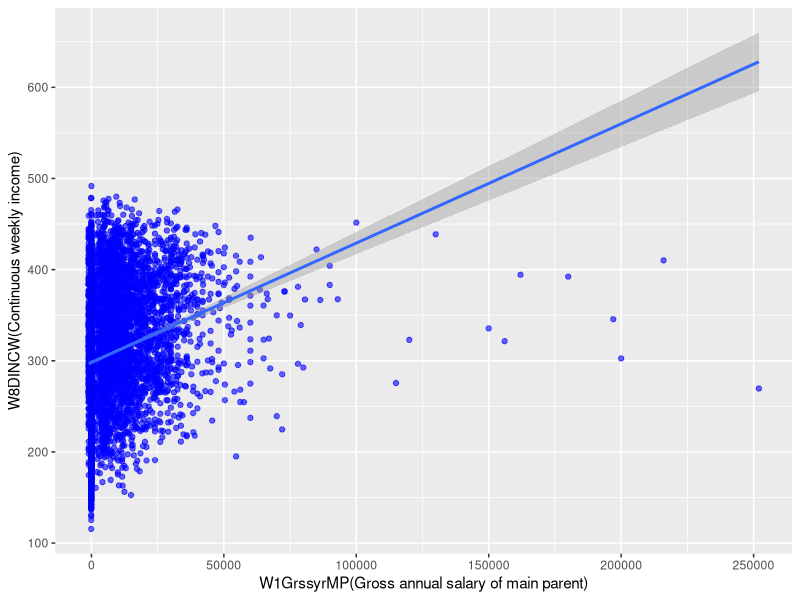
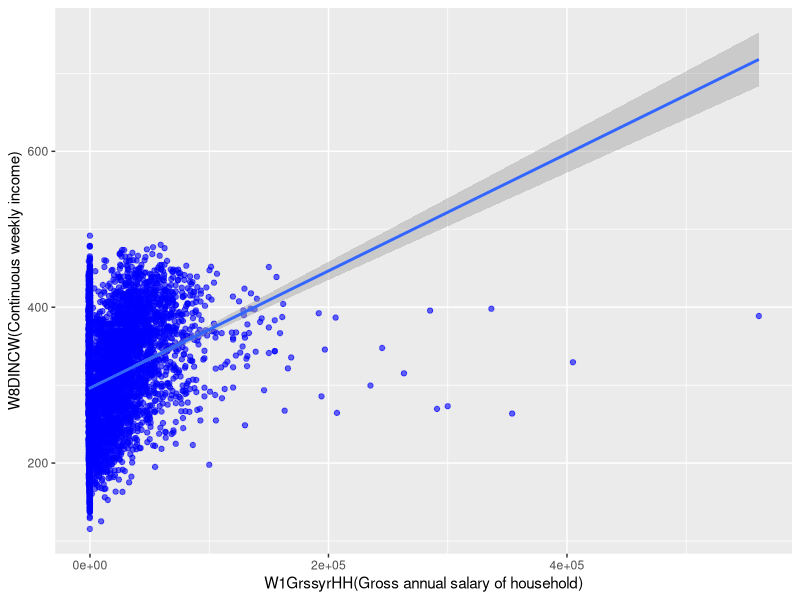
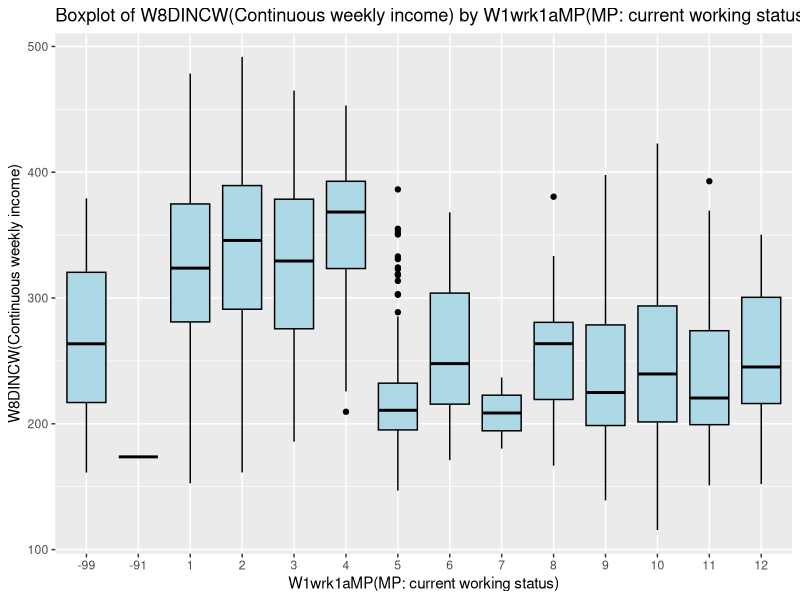
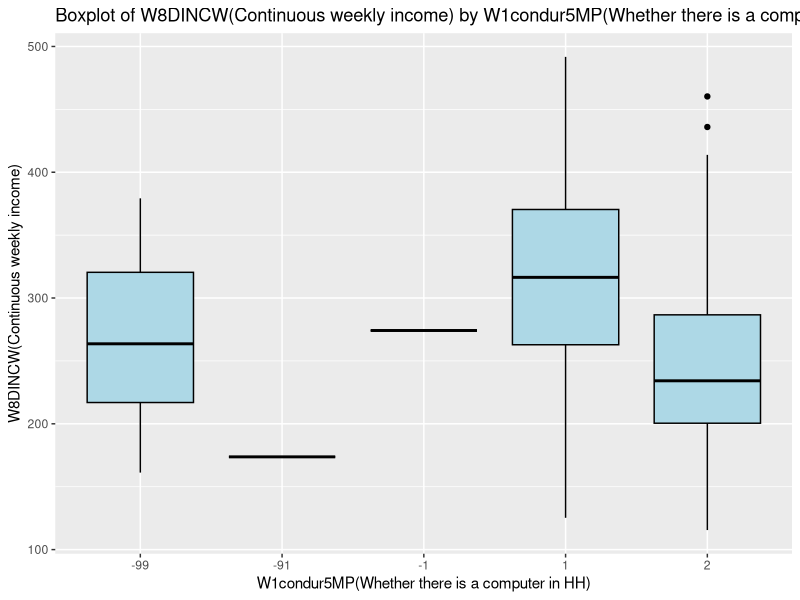
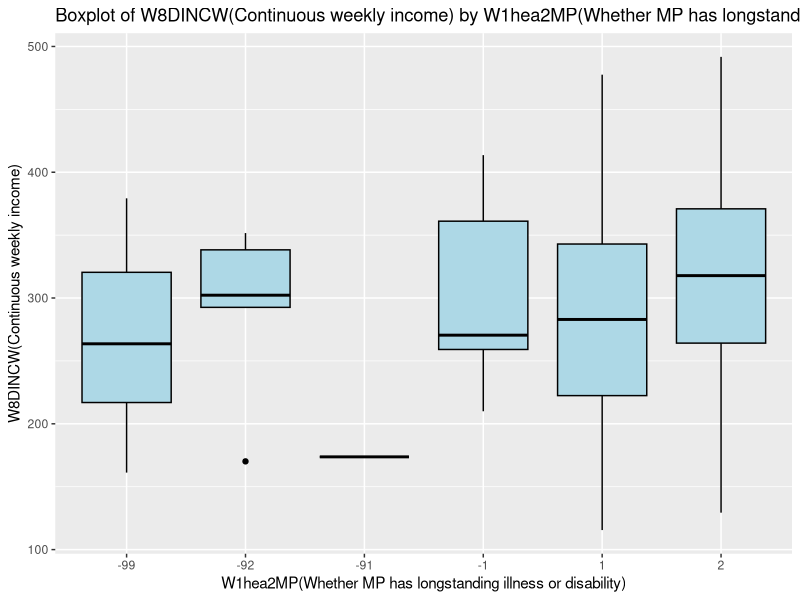
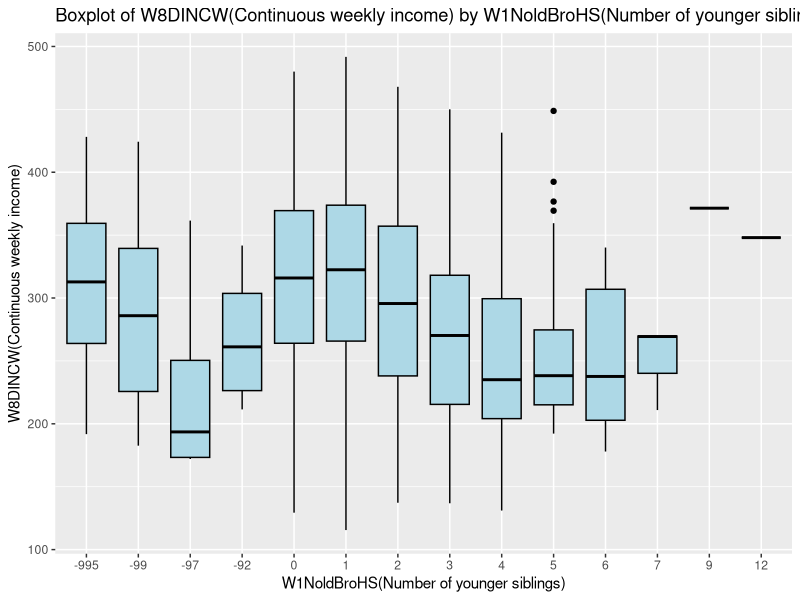
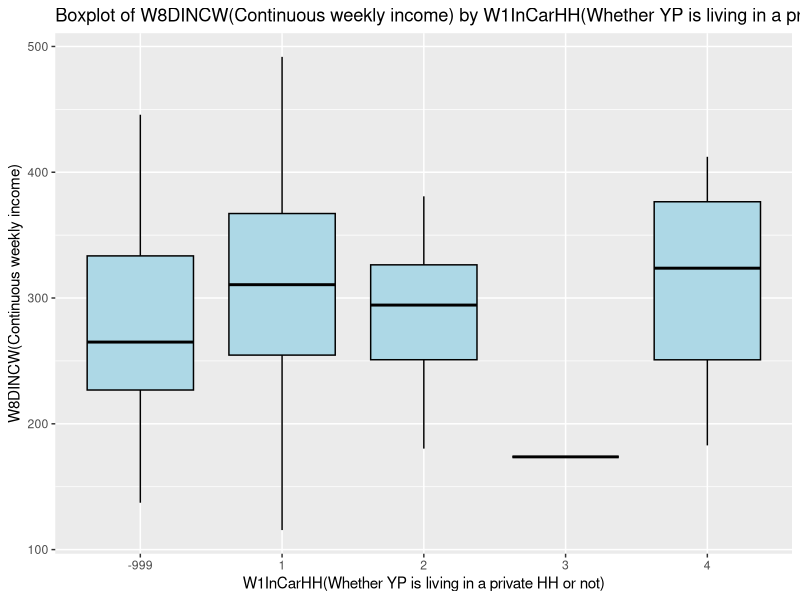
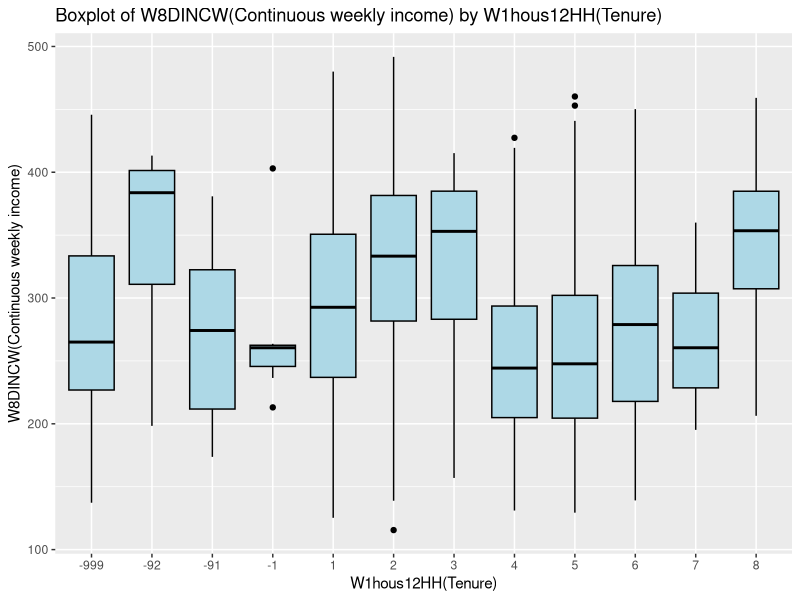

Write R code to recreate these figures, in order.
library(ggplot2)

# EXPLORING THE DATA

assig.dat <- read.csv("INC.csv", header=TRUE, stringsAsFactors=TRUE) #read the assignment data

# Remove NSID column as it is useless
assig.dat <- subset(assig.dat, select = -NSID)

# Used to find the proportion of missing data in each predictor
count_negative_positive <- function(column) {
  # Count negative values (-1 or less) and positive values (0 or greater)
  neg <- as.integer(sum(column <= -1, na.rm = TRUE))
  pos <- as.integer(sum(column >= 0, na.rm = TRUE))
  
  # Compute the percentage of missing values
  percentage_missing <- round(100 * neg / (neg + pos), 2)
  
  # Count the number of unique values
  unique_values <- length(unique(na.omit(column)))  # Excluding NA values
  
  # Return all computed values
  return(c(negative = neg, positive = pos, percentage_missing = percentage_missing, unique_values = unique_values))
}


# Finding proportion of missing values for all columns and print results
information_for_cleaning<-sapply(assig.dat, count_negative_positive)
information_for_cleaning

# Extract row indices for reference
row_names <- rownames(information_for_cleaning)

# Convert matrix to data frame for easier processing
df <- as.data.frame(information_for_cleaning)

# Assign row names as column names
colnames(df) <- colnames(information_for_cleaning)

# Extract values
unique_values <- as.numeric(df["unique_values", ])
percentage_missing <- as.numeric(df["percentage_missing", ])


# Hardcoding the continuous columns with less than 30% missing:
cont_list <- c("W1yschat1", "W2ghq12scr", "W4schatYP", "W6DebtattYP", "W8DINCW", "W8DGHQSC")

# List 1: continuous columns with more than 30 percent missing values (columns to be removed from a final model)
cont_with_more_than_30_per <- names(df)[unique_values > 300 & percentage_missing >= 30]

# List 2: categorical columns with less than 10% missing (rows to be removed in cleaning part)
cat_with_less_than_10_per <- names(df)[(percentage_missing < 10 & unique_values <= 300) 
                                       & !(names(df) %in% cont_list)] 
# List 3: categorical columns with not many levels or more than 10% missing values (we will transform the rows in the cleaning part to missing)
transform_into_missing <- c(names(df)[unique_values < 300 & percentage_missing >= 10], cont_list, cont_with_more_than_30_per)

# Print the lists with their lengths
cat("cont_with_more_than_30_per:", cont_with_more_than_30_per, "\nLength:", length(cont_with_more_than_30_per), "\n")
cat("cat_with_less_than_10_per:", cat_with_less_than_10_per, "\nLength:", length(cat_with_less_than_10_per), "\n")
cat("transform_into_missing:", transform_into_missing, "\nLength:", length(transform_into_missing), "\n")

# Read the dictionary file as this will help us with readability
dict.dat <- read.csv("DataDictTranslation.csv", header=TRUE, stringsAsFactors=FALSE)

# Filter dict.dat to keep only rows where Variable exists in assig.dat
dict.dat <- dict.dat[dict.dat$Variable %in% names(assig.dat), ]

# Convert columns to categorical or continuous based on "Type" column
for (col in dict.dat$Variable) {
  var_type <- dict.dat$Type[dict.dat$Variable == col]
  
  if (var_type == "categorical" || var_type == "binary") {
    assig.dat[[col]] <- as.factor(assig.dat[[col]])  # Convert to categorical
  } else if (var_type == "continuous") {
    assig.dat[[col]] <- as.numeric(as.character(assig.dat[[col]]))  # Convert to numeric
  }
}

# Create new column names by combining variable names with meanings
dict.dat$NewName <- paste0(dict.dat$Variable, "(", dict.dat$Meaning, ")")

# Rename columns in assig.dat using dictionary mapping
names(assig.dat) <- dict.dat$NewName[match(names(assig.dat), dict.dat$Variable)]

# Print count of each type in dict.dat
print(table(dict.dat$Type))  

# Get and print the actual data types in assig.dat
assig_types <- sapply(assig.dat, class)
print(table(assig_types))  

dim(assig.dat) #looking at the dimensions
head(assig.dat) #looking at the data
summary(assig.dat) #getting the summary of each col

#looping through each col, and looking at it's impact on the weekly income

target_col <- "W8DINCW(Continuous weekly income)"
for (col in names(assig.dat)) {
  if (col == target_col) next  # Skip the weekly income column itself
  
  # Check if the column is numeric or categorical
  if (is.numeric(assig.dat[[col]])) {
    # Scatter plot for numeric columns
    p <- ggplot(na.omit(assig.dat), aes(x=.data[[col]], y=.data[[target_col]])) +
      geom_point(alpha=0.6, color="blue") + geom_smooth(method = "lm")
      labs(title=paste("Scatter Plot of", col, "vs", target_col),
           x=col, y=target_col)
  } else {
    # Boxplot for categorical columns
    p <- ggplot(assig.dat, aes(x=.data[[col]], y=.data[[target_col]])) +
      geom_boxplot(fill="lightblue", color="black") +
      labs(title=paste("Boxplot of", target_col, "by", col),
           x=col, y=target_col)
  }
  
  # Print the plot
  print(p)
}

#based on these result:
#we will remove rows with missing values if it is a categorical predictor and has less than 10% missing values
#take note of continuous predictors with more than 30% missing data to be removed from a final model
#if the categorical predictor has more than 10% missing rows, we will group them into a missing level
#we will also explore if their is a missingness pattern for some interesting predictors
